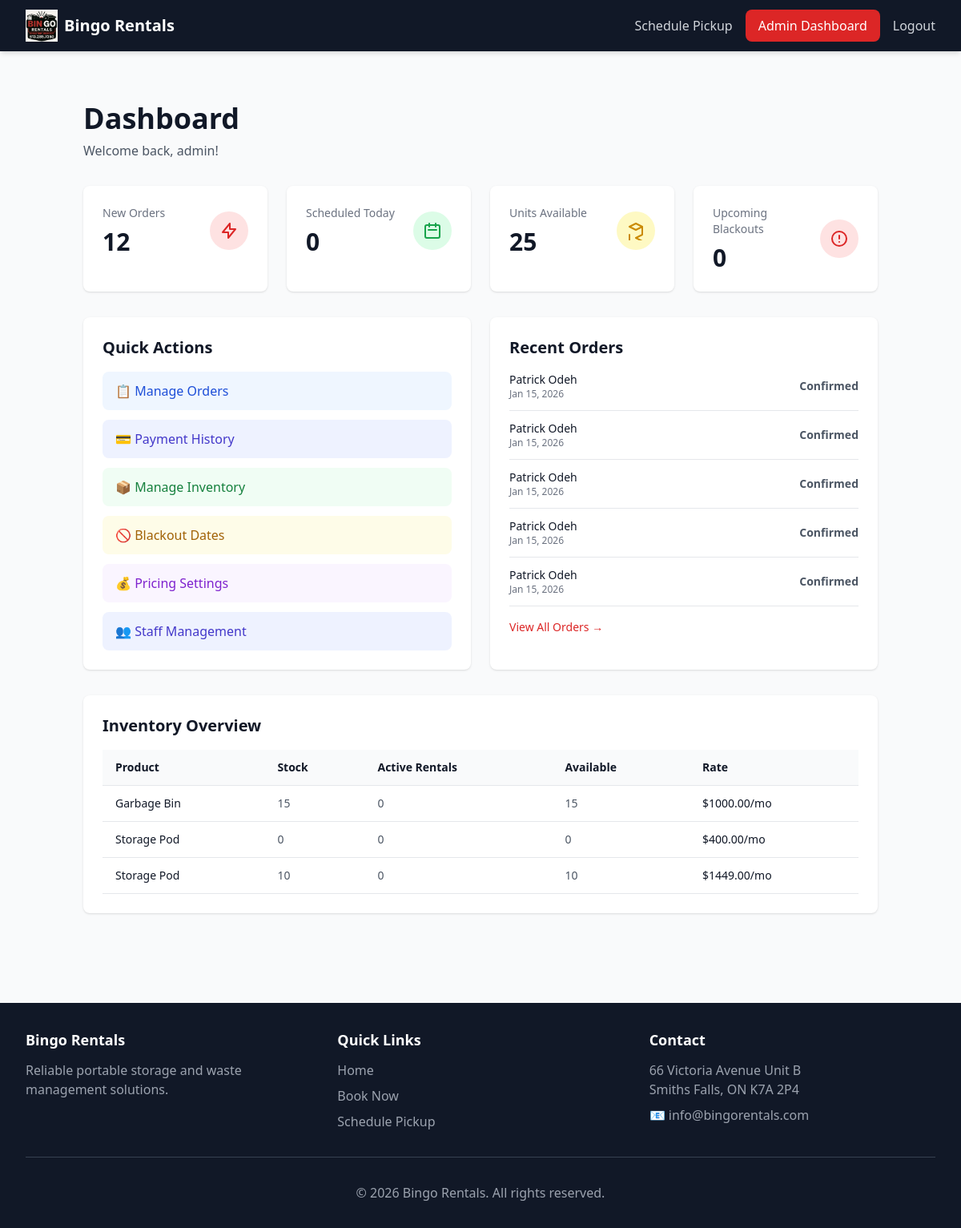
The page /dashboard/ (signed in) on the database its author committed.
### bookings/models.py (models this page shows, shortened)
class Booking(models.Model):
    booking_id = models.UUIDField(
        default=uuid.uuid4,
        editable=False,
        unique=True
    )
    product = models.ForeignKey(
        Product,
        on_delete=models.PROTECT,
        related_name='bookings'
    )
    customer_name = models.CharField(max_length=200)
    customer_email = models.EmailField()
    country_code = models.CharField(max_length=5, default='+1', help_text="Phone country code")
    customer_phone = models.CharField(max_length=20)
    delivery_address = models.TextField(help_text="Full delivery address")
    delivery_city = models.CharField(max_length=100)
    delivery_state = models.CharField(max_length=50)
    delivery_zip = models.CharField(max_length=10)
    delivery_notes = models.TextField(blank=True)
    drop_off_date = models.DateField()
    pickup_date = models.DateField(null=True, blank=True)
    rental_months = models.IntegerField(
        default=1,
        validators=[MinValueValidator(1)]
    )
    monthly_rate = models.DecimalField(
        max_digits=10,
        decimal_places=2,
        help_text="Rate at time of booking"
    )
    transport_fee = models.DecimalField(
        max_digits=10,
        decimal_places=2,
        default=80.00,
        help_text="Transport/delivery+removal fee at time of booking"
    )
    total_amount = models.DecimalField(
        max_digits=10,
        decimal_places=2
    )
    stripe_payment_intent_id = models.CharField(max_length=200, blank=True)
    stripe_charge_id = models.CharField(max_length=200, blank=True)
    payment_status = models.CharField(
        max_length=20,
        default='pending',
        choices=[
            ('pending', 'Pending'),
            ('paid', 'Paid'),
            ('refunded', 'Refunded'),
            ('failed', 'Failed'),
        ]
    )
    status = models.CharField(
        max_length=20,
        choices=BookingStatus.choices,
        default=BookingStatus.PENDING
    )
    confirmation_email_sent = models.BooleanField(default=False)
    confirmation_sms_sent = models.BooleanField(default=False)
    drop_off_reminder_sent = models.BooleanField(default=False)
    pickup_reminder_sent = models.BooleanField(default=False)
    created_at = models.DateTimeField(auto_now_add=True)
    updated_at = models.DateTimeField(auto_now=True)
    confirmed_at = models.DateTimeField(null=True, blank=True)
    class Meta:
        ordering = ['-created_at']
        indexes = [
            models.Index(fields=['status', 'drop_off_date']),
            models.Index(fields=['customer_email']),
        ]

### products/models.py (models this page shows, shortened)
class Product(models.Model):
    name = models.CharField(max_length=200)
    slug = models.SlugField(unique=True, blank=True)
    category = models.CharField(
        max_length=20,
        choices=ProductCategory.choices
    )
    description = models.TextField()
    size_description = models.CharField(
        max_length=100,
        help_text="e.g., '8ft or 16ft Units' or '10-Yard Dumpster'"
    )
    monthly_rate = models.DecimalField(
        max_digits=10,
        decimal_places=2,
        validators=[MinValueValidator(0)]
    )
    image = CloudinaryField('image', folder='bingo-rentals/products')
    stock_quantity = models.IntegerField(
        default=0,
        validators=[MinValueValidator(0)],
        help_text="Total available units"
    )
    is_active = models.BooleanField(default=True)
    created_at = models.DateTimeField(auto_now_add=True)
    updated_at = models.DateTimeField(auto_now=True)
    class Meta:
        ordering = ['category', 'name']

### dashboard/views.py (the view)
    def wrapper(request, *args, **kwargs):
        if not request.user.is_authenticated:
            return redirect('booking:staff_login')
        if not request.user.is_staff:
            messages.error(request, 'You do not have permission to access this page.')
            return redirect('home')
        return view_func(request, *args, **kwargs)

### dashboard/views.py (called while the page is built)
def staff_required(view_func):
    def wrapper(request, *args, **kwargs):
        if not request.user.is_authenticated:
            return redirect('booking:staff_login')
        if not request.user.is_staff:
            messages.error(request, 'You do not have permission to access this page.')
            return redirect('home')
        return view_func(request, *args, **kwargs)
    return wrapper

### templates/dashboard/home.html (shortened to what this page needs)
{% extends 'base.html' %}
{% block content %}
<div class="container mx-auto px-4 py-8">
    <div class="mb-8">
        <h1 class="text-4xl font-bold text-gray-900">Dashboard</h1>
        <p class="text-gray-600 mt-2">Welcome back, {{ user.first_name|default:user.username }}!</p>
    </div>
    <div class="grid grid-cols-1 md:grid-cols-2 lg:grid-cols-4 gap-6 mb-8">
        <div class="bg-white rounded-lg shadow p-6">
            <div class="flex items-center justify-between">
                <div>
                    <p class="text-gray-500 text-sm font-medium">New Orders</p>
                    <p class="text-3xl font-bold text-gray-900 mt-2">{{ new_orders_count }}</p>
                </div>
                <div class="bg-red-100 rounded-full p-3">
                    <svg class="w-6 h-6 text-red-600" fill="none" stroke="currentColor" viewBox="0 0 24 24">
                        <path stroke-linecap="round" stroke-linejoin="round" stroke-width="2" d="M13 10V3L4 14h7v7l9-11h-7z"></path>
                    </svg>
                </div>
            </div>
        </div>
        <div class="bg-white rounded-lg shadow p-6">
            <div class="flex items-center justify-between">
                <div>
                    <p class="text-gray-500 text-sm font-medium">Scheduled Today</p>
                    <p class="text-3xl font-bold text-gray-900 mt-2">{{ scheduled_today_count }}</p>
                </div>
                <div class="bg-green-100 rounded-full p-3">
                    <svg class="w-6 h-6 text-green-600" fill="none" stroke="currentColor" viewBox="0 0 24 24">
                        <path stroke-linecap="round" stroke-linejoin="round" stroke-width="2" d="M8 7V3m8 4V3m-9 8h10M5 21h14a2 2 0 002-2V7a2 2 0 00-2-2H5a2 2 0 00-2 2v12a2 2 0 002 2z"></path>
                    </svg>
                </div>
            </div>
        </div>
        <div class="bg-white rounded-lg shadow p-6">
            <div class="flex items-center justify-between">
                <div>
                    <p class="text-gray-500 text-sm font-medium">Units Available</p>
                    <p class="text-3xl font-bold text-gray-900 mt-2">{{ total_available }}</p>
                </div>
                <div class="bg-yellow-100 rounded-full p-3">
                    <svg class="w-6 h-6 text-yellow-600" fill="none" stroke="currentColor" viewBox="0 0 24 24">
                        <path stroke-linecap="round" stroke-linejoin="round" stroke-width="2" d="M20 7l-8-4-8 4m16 0l-8 4m8-4v10l-8 4m0-10L4 7m0 10v10l8 4m0-10l8 4"></path>
                    </svg>
                </div>
            </div>
        </div>
        <div class="bg-white rounded-lg shadow p-6">
            <div class="flex items-center justify-between">
                <div>
                    <p class="text-gray-500 text-sm font-medium">Upcoming Blackouts</p>
                    <p class="text-3xl font-bold text-gray-900 mt-2">{{ upcoming_blackouts_count }}</p>
                </div>
                <div class="bg-red-100 rounded-full p-3">
                    <svg class="w-6 h-6 text-red-600" fill="none" stroke="currentColor" viewBox="0 0 24 24">
                        <path stroke-linecap="round" stroke-linejoin="round" stroke-width="2" d="M12 8v4m0 4v.01M21 12a9 9 0 11-18 0 9 9 0 0118 0z"></path>
                    </svg>
                </div>
            </div>
        </div>
    </div>
    <div class="grid grid-cols-1 md:grid-cols-2 gap-6 mb-8">
        <div class="bg-white rounded-lg shadow p-6">
            <h2 class="text-xl font-bold text-gray-900 mb-4">Quick Actions</h2>
            <div class="space-y-3">
                <a href="{% url 'dashboard:manage_orders' %}" class="block w-full text-left px-4 py-3 bg-blue-50 hover:bg-red-100 text-blue-700 rounded-lg transition">
                    📋 Manage Orders
                </a>
                <a href="{% url 'dashboard:payment_history' %}" class="block w-full text-left px-4 py-3 bg-indigo-50 hover:bg-indigo-100 text-indigo-700 rounded-lg transition">
                    💳 Payment History
                </a>
                <a href="{% url 'dashboard:manage_inventory' %}" class="block w-full text-left px-4 py-3 bg-green-50 hover:bg-green-100 text-green-700 rounded-lg transition">
                    📦 Manage Inventory
                </a>
                <a href="{% url 'dashboard:manage_blackouts' %}" class="block w-full text-left px-4 py-3 bg-yellow-50 hover:bg-yellow-100 text-yellow-700 rounded-lg transition">
                    🚫 Blackout Dates
                </a>
                <a href="{% url 'dashboard:pricing_settings' %}" class="block w-full text-left px-4 py-3 bg-purple-50 hover:bg-purple-100 text-purple-700 rounded-lg transition">
                    💰 Pricing Settings
                </a>
                <a href="{% url 'dashboard:manage_users' %}" class="block w-full text-left px-4 py-3 bg-indigo-50 hover:bg-indigo-100 text-indigo-700 rounded-lg transition">
                    👥 Staff Management
                </a>
            </div>
        </div>
        <div class="bg-white rounded-lg shadow p-6">
            <h2 class="text-xl font-bold text-gray-900 mb-4">Recent Orders</h2>
            <div class="space-y-3">
                {% if recent_orders %}
                    {% for booking in recent_orders|slice:":5" %}
                    <div class="flex items-center justify-between pb-3 border-b border-gray-200">
                        <div>
                            <p class="text-sm font-medium text-gray-900">{{ booking.customer_name }}</p>
                            <p class="text-xs text-gray-500">{{ booking.created_at|date:"M d, Y" }}</p>
                        </div>
                        <span class="text-sm font-semibold {% if booking.status == 'PENDING' %}text-yellow-600{% elif booking.status == 'CONFIRMED' %}text-red-600{% elif booking.status == 'COMPLETED' %}text-green-600{% elif booking.status == 'CANCELLED' %}text-red-600{% else %}text-gray-600{% endif %}">
                            {{ booking.get_status_display }}
                        </span>
                    </div>
                    {% endfor %}
                {% else %}
                    <p class="text-gray-500 text-sm">No recent orders</p>
                {% endif %}
            </div>
            <a href="{% url 'dashboard:manage_orders' %}" class="block mt-4 text-red-600 hover:text-red-800 text-sm font-medium">
                View All Orders →
            </a>
        </div>
    </div>
    <div class="bg-white rounded-lg shadow p-6">
        <h2 class="text-xl font-bold text-gray-900 mb-4">Inventory Overview</h2>
        <div class="overflow-x-auto">
            <table class="w-full text-left">
                <thead class="bg-gray-50 border-b border-gray-200">
                    <tr>
                        <th class="px-4 py-3 text-sm font-semibold text-gray-900">Product</th>
                        <th class="px-4 py-3 text-sm font-semibold text-gray-900">Stock</th>
                        <th class="px-4 py-3 text-sm font-semibold text-gray-900">Active Rentals</th>
                        <th class="px-4 py-3 text-sm font-semibold text-gray-900">Available</th>
                        <th class="px-4 py-3 text-sm font-semibold text-gray-900">Rate</th>
                    </tr>
                </thead>
                <tbody>
                    {% if products %}
                        {% for product in products %}
                        <tr class="border-b border-gray-200 hover:bg-gray-50">
                            <td class="px-4 py-3 text-sm text-gray-900 font-medium">{{ product.name }}</td>
                            <td class="px-4 py-3 text-sm text-gray-600">{{ product.stock_quantity }}</td>
                            <td class="px-4 py-3 text-sm text-gray-600">{{ product.active_rentals_count|default:"0" }}</td>
                            <td class="px-4 py-3 text-sm text-gray-600">{{ product.available_units|default:product.stock_quantity }}</td>
                            <td class="px-4 py-3 text-sm text-gray-900 font-medium">${{ product.monthly_rate }}/mo</td>
                        </tr>
                        {% endfor %}
                    {% else %}
                        <tr>
                            <td colspan="5" class="px-4 py-3 text-center text-gray-500">No products available</td>
                        </tr>
                    {% endif %}
                </tbody>
            </table>
        </div>
    </div>
</div>
{% endblock %}

### rows shown on the page
Booking: customer_name "Patrick Odeh", created_at "Jan 15, 2026", status "Confirmed"
Booking: customer_name "Patrick Odeh", created_at "Jan 15, 2026", status "Confirmed"
Booking: customer_name "Patrick Odeh", created_at "Jan 15, 2026", status "Confirmed"
Booking: customer_name "Patrick Odeh", created_at "Jan 15, 2026", status "Confirmed"
Booking: customer_name "Patrick Odeh", created_at "Jan 15, 2026", status "Confirmed"
Product: name "Garbage Bin", stock_quantity "15", active_rentals_count "0", available_units "15", monthly_rate "1000.00"
Product: name "Storage Pod", stock_quantity "0", active_rentals_count "0", available_units "0", monthly_rate "400.00"
Product: name "Storage Pod", stock_quantity "10", active_rentals_count "0", available_units "10", monthly_rate "1449.00"

### other values the page prints
{{ user.first_name|default:user.username }} "admin"
{{ new_orders_count }} "12"
{{ scheduled_today_count }} "0"
{{ total_available }} "25"
{{ upcoming_blackouts_count }} "0"
